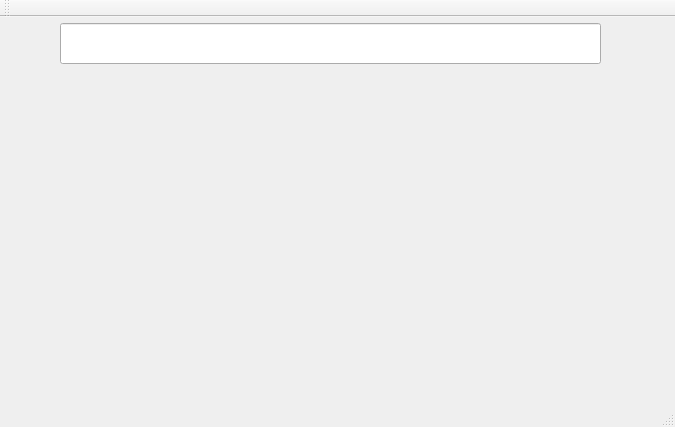
<?xml version="1.0" encoding="UTF-8"?>
<ui version="4.0">
 <class>XsAndOsUI</class>
 <widget class="QMainWindow" name="XsAndOsUI">
  <property name="geometry">
   <rect>
    <x>0</x>
    <y>0</y>
    <width>675</width>
    <height>427</height>
   </rect>
  </property>
  <property name="windowTitle">
   <string>XsAndOsUI</string>
  </property>
  <widget class="QWidget" name="centralWidget">
   <widget class="QWidget" name="gridLayoutWidget">
    <property name="geometry">
     <rect>
      <x>60</x>
      <y>50</y>
      <width>541</width>
      <height>311</height>
     </rect>
    </property>
    <layout class="QGridLayout" name="gridLayout"/>
   </widget>
   <widget class="QLineEdit" name="lineEdit">
    <property name="geometry">
     <rect>
      <x>60</x>
      <y>6</y>
      <width>541</width>
      <height>41</height>
     </rect>
    </property>
    <property name="readOnly">
     <bool>true</bool>
    </property>
   </widget>
  </widget>
  <widget class="QMenuBar" name="menuBar">
   <property name="geometry">
    <rect>
     <x>0</x>
     <y>0</y>
     <width>675</width>
     <height>25</height>
    </rect>
   </property>
  </widget>
  <widget class="QToolBar" name="mainToolBar">
   <attribute name="toolBarArea">
    <enum>TopToolBarArea</enum>
   </attribute>
   <attribute name="toolBarBreak">
    <bool>false</bool>
   </attribute>
  </widget>
  <widget class="QStatusBar" name="statusBar"/>
 </widget>
 <layoutdefault spacing="6" margin="11"/>
 <resources/>
 <connections/>
</ui>
